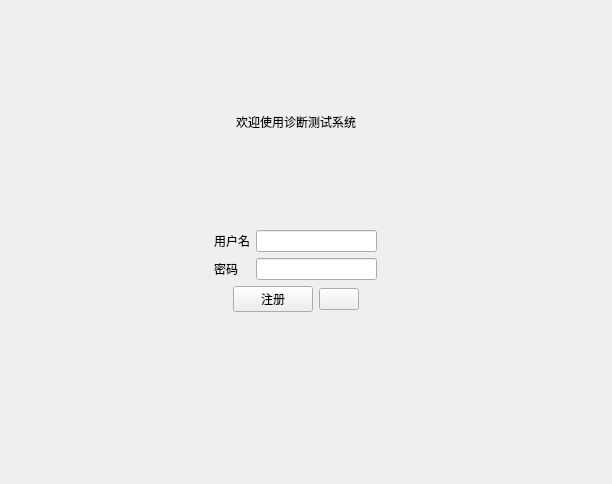
<?xml version="1.0" encoding="UTF-8"?>
<ui version="4.0">
 <class>loginView</class>
 <widget class="QWidget" name="loginView">
  <property name="geometry">
   <rect>
    <x>0</x>
    <y>0</y>
    <width>612</width>
    <height>484</height>
   </rect>
  </property>
  <property name="windowTitle">
   <string>登录窗口</string>
  </property>
  <widget class="QWidget" name="layoutWidget">
   <property name="geometry">
    <rect>
     <x>50</x>
     <y>40</y>
     <width>491</width>
     <height>330</height>
    </rect>
   </property>
   <layout class="QVBoxLayout" name="verticalLayout_2">
    <item>
     <layout class="QVBoxLayout" name="verticalLayout">
      <item>
       <spacer name="verticalSpacer_2">
        <property name="orientation">
         <enum>Qt::Orientation::Vertical</enum>
        </property>
        <property name="sizeHint" stdset="0">
         <size>
          <width>311</width>
          <height>41</height>
         </size>
        </property>
       </spacer>
      </item>
      <item>
       <layout class="QHBoxLayout" name="horizontalLayout_2">
        <item>
         <spacer name="horizontalSpacer_6">
          <property name="orientation">
           <enum>Qt::Orientation::Horizontal</enum>
          </property>
          <property name="sizeHint" stdset="0">
           <size>
            <width>40</width>
            <height>20</height>
           </size>
          </property>
         </spacer>
        </item>
        <item>
         <widget class="QLabel" name="label">
          <property name="text">
           <string>欢迎使用诊断测试系统</string>
          </property>
         </widget>
        </item>
        <item>
         <spacer name="horizontalSpacer_5">
          <property name="orientation">
           <enum>Qt::Orientation::Horizontal</enum>
          </property>
          <property name="sizeHint" stdset="0">
           <size>
            <width>40</width>
            <height>20</height>
           </size>
          </property>
         </spacer>
        </item>
       </layout>
      </item>
     </layout>
    </item>
    <item>
     <spacer name="verticalSpacer_3">
      <property name="orientation">
       <enum>Qt::Orientation::Vertical</enum>
      </property>
      <property name="sizeHint" stdset="0">
       <size>
        <width>314</width>
        <height>38</height>
       </size>
      </property>
     </spacer>
    </item>
    <item>
     <layout class="QGridLayout" name="gridLayout_2">
      <item row="2" column="0">
       <spacer name="verticalSpacer">
        <property name="orientation">
         <enum>Qt::Orientation::Vertical</enum>
        </property>
        <property name="sizeHint" stdset="0">
         <size>
          <width>20</width>
          <height>58</height>
         </size>
        </property>
       </spacer>
      </item>
      <item row="1" column="0">
       <layout class="QHBoxLayout" name="horizontalLayout_3">
        <item>
         <spacer name="horizontalSpacer_3">
          <property name="orientation">
           <enum>Qt::Orientation::Horizontal</enum>
          </property>
          <property name="sizeHint" stdset="0">
           <size>
            <width>40</width>
            <height>20</height>
           </size>
          </property>
         </spacer>
        </item>
        <item>
         <layout class="QHBoxLayout" name="horizontalLayout">
          <item>
           <widget class="QPushButton" name="btSignUp">
            <property name="text">
             <string>注册</string>
            </property>
           </widget>
          </item>
          <item>
           <widget class="QPushButton" name="btSignIn">
            <property name="enabled">
             <bool>true</bool>
            </property>
            <property name="text">
             <string/>
            </property>
            <property name="icon">
             <iconset resource="resource.qrc">
              <normaloff>:/img/login.png</normaloff>:/img/login.png</iconset>
            </property>
           </widget>
          </item>
         </layout>
        </item>
        <item>
         <spacer name="horizontalSpacer_4">
          <property name="orientation">
           <enum>Qt::Orientation::Horizontal</enum>
          </property>
          <property name="sizeHint" stdset="0">
           <size>
            <width>40</width>
            <height>20</height>
           </size>
          </property>
         </spacer>
        </item>
       </layout>
      </item>
      <item row="0" column="0">
       <layout class="QGridLayout" name="gridLayout_3">
        <item row="0" column="0">
         <spacer name="horizontalSpacer">
          <property name="orientation">
           <enum>Qt::Orientation::Horizontal</enum>
          </property>
          <property name="sizeHint" stdset="0">
           <size>
            <width>40</width>
            <height>20</height>
           </size>
          </property>
         </spacer>
        </item>
        <item row="0" column="1">
         <layout class="QGridLayout" name="gridLayout">
          <item row="1" column="1">
           <widget class="QLineEdit" name="loginUsername"/>
          </item>
          <item row="2" column="1">
           <widget class="QLineEdit" name="loginUserPassword">
            <property name="echoMode">
             <enum>QLineEdit::EchoMode::Password</enum>
            </property>
           </widget>
          </item>
          <item row="1" column="0">
           <widget class="QLabel" name="label_2">
            <property name="text">
             <string>用户名</string>
            </property>
           </widget>
          </item>
          <item row="2" column="0">
           <widget class="QLabel" name="label_3">
            <property name="text">
             <string>密码</string>
            </property>
           </widget>
          </item>
         </layout>
        </item>
        <item row="0" column="2">
         <spacer name="horizontalSpacer_2">
          <property name="orientation">
           <enum>Qt::Orientation::Horizontal</enum>
          </property>
          <property name="sizeHint" stdset="0">
           <size>
            <width>40</width>
            <height>20</height>
           </size>
          </property>
         </spacer>
        </item>
       </layout>
      </item>
     </layout>
    </item>
   </layout>
  </widget>
 </widget>
 <resources>
  <include location="resource.qrc"/>
 </resources>
 <connections/>
</ui>
